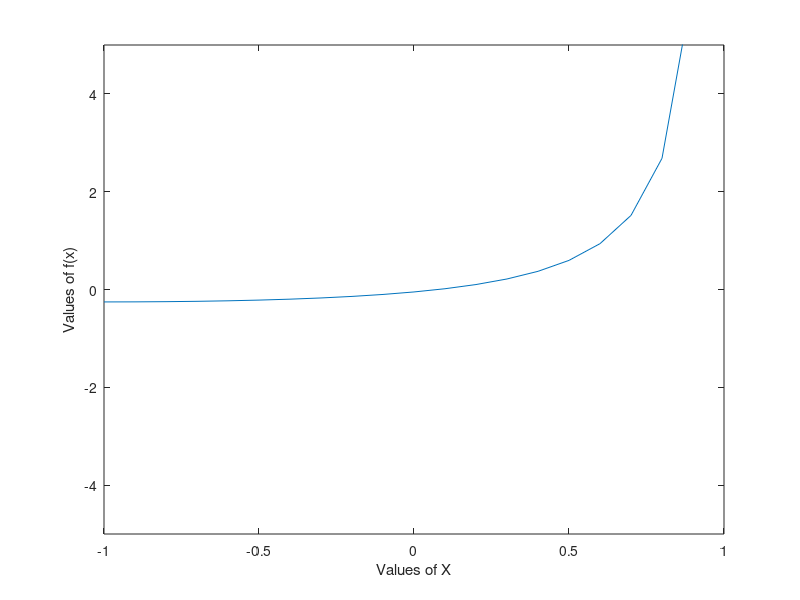

Source code (MATLAB):
x=-1:0.1:1;
y=x./((1-x).*(6./(2+x)).^0.5)-0.05;
figure
plot(x,y);
xlim([-1,1]);
ylim([-5,5]);
xlabel('Values of X');
ylabel('Values of f(x)');
hold on;